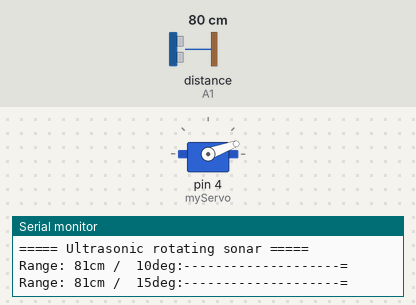
The sketch below on a simulated Arduino Uno, built for the host (arithmetic inside an expression is 32-bit, double 64-bit). On the bench: servo, the last lines printed to the serial monitor. The inputs (shaded band) are chosen by the test bench; at power-on: distance to the obstacle (sensor on A1) 80 cm. The echo pulse lasts 58.3 µs per cm.

Above: at 3.2 s.
3.3 s: distance to the obstacle (sensor on A1) set to 11 cm
At 5.6 s:
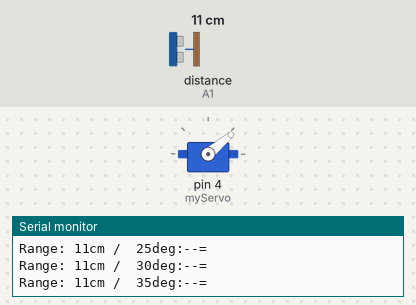
6.4 s: distance to the obstacle (sensor on A1) set to 8 cm
At 7.7 s:
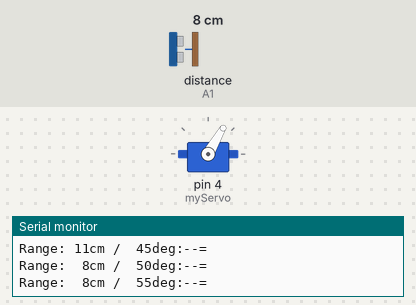
Timing chart, 0 to 24.8 s (numbered marks = the images above; inputs shaded):
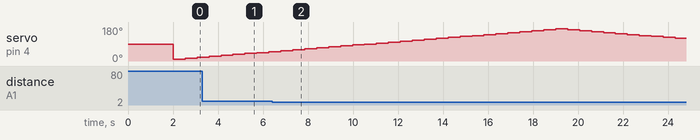

The sketch:

rotating_ultrasonic_sonar_ver1m0.ino
```cpp
/* Arduino Basics - #7 - Rotating Ultrasonic Sonar: http://apcmag.com/arduino-basics-7-turning-heads-with-arduino.htm/
 * Code by Darren Yates - 18-Feb-2015
 * small changes by Nicu FLORICA (niq_ro) - 19-Apr-2016: http://www.tehnic.go.ro & http://www.arduinotehiq.com/
*/
#define TRIG_PIN A0
#define ECHO_PIN A1
#include <Servo.h>
#include <NewPing.h>

#define MAX_DISTANCE 300
NewPing sonar(TRIG_PIN, ECHO_PIN, MAX_DISTANCE);
Servo myServo;  // create servo object to control a servo
char dist[3];
char rot[3];
int rotation = 0;
String output = "";

void setup() {
  pinMode (TRIG_PIN, OUTPUT);
  pinMode (ECHO_PIN, INPUT);
  myServo.attach(4);  // attaches the servo on pin 9 to the servo object
  Serial.begin(9600);
  Serial.println("===== Ultrasonic rotating sonar =====");
  myServo.write(90);
  delay(2000);
}

void loop() {
  // scan right to left
  for (int deg = 10; deg < 170; deg+=5) {
    myServo.write(deg);
    delay(500);
    displaySonar(deg);
  }

  // scan left to right
  for (int deg = 170; deg > 10; deg-=5) {
    myServo.write(deg);
    delay(500);
    displaySonar(deg);
  }
}

void displaySonar(int degrees) {
  int distance = sonar.ping_cm();
  delay(30);
  if (distance <= 0) distance = MAX_DISTANCE;

  sprintf(dist,"%3d",distance);
  Serial.print("Range:");
  Serial.print(dist);
  Serial.print("cm / ");
  sprintf(rot,"%3d",degrees);
  Serial.print(rot);
  Serial.print("deg:");

  for (int dloop = 0; dloop < distance/4; dloop++) {
    Serial.print("-");
  }
  Serial.println("=");
}
```

Measured:
- the behaviour switches between 10 and 9 cm on distance to the obstacle (sensor on A1) (found by bisection; images 1 and 2)
- by itself, servo on pin 4 (myServo): rises from 50° to 170° in 12.2 s, then falls to 120° in 5.3 s
